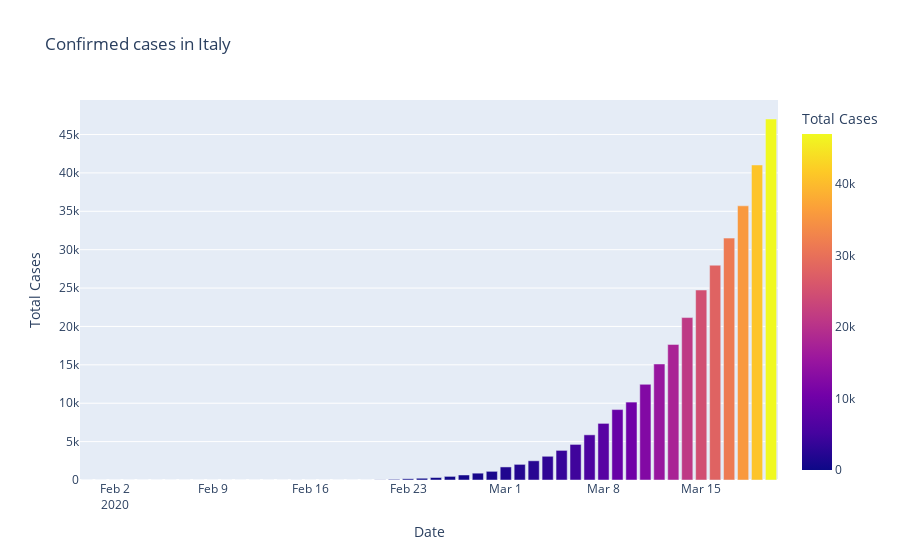

Notebook cell for this chart:
### Code cell
fig= px.bar(db_italy, x= 'Date', y= 'Total Cases', color= 'Total Cases', title= 'Confirmed cases in Italy')
fig.show()

### Figure 1 — Plotly figure (JSON) as saved in the notebook; plotly's stock layout.template omitted (floating-point values rounded to 4 significant figures)
{"data": [{"alignmentgroup": "True", "hovertemplate": "Date=%{x}<br>Total Cases=%{marker.color}<extra></extra>", "legendgroup": "", "marker": {"color": [2, 2, 2, 2, 2, 2, 3, 3, 3, 3, 3, 3, 3, 3, 3, 3, 3, 3, 3, 3, 3, 3, 20, 79, 157, 229, 323, 470, 655, 889, 1128, 1701, 2036, 2502, 3089, 3858, 4636, 5883, 7375, 9172, 10149, 12462, 15113, 17660, 21157, 24747, 27980, 31506, 35713, 41035, 47021], "coloraxis": "coloraxis"}, "name": "", "offsetgroup": "", "orientation": "v", "showlegend": false, "textposition": "auto", "type": "bar", "x": ["2020-01-31T00:00:00", "2020-02-01T00:00:00", "2020-02-02T00:00:00", "2020-02-03T00:00:00", "2020-02-04T00:00:00", "2020-02-05T00:00:00", "2020-02-06T00:00:00", "2020-02-07T00:00:00", "2020-02-08T00:00:00", "2020-02-09T00:00:00", "2020-02-10T00:00:00", "2020-02-11T00:00:00", "2020-02-12T00:00:00", "2020-02-13T00:00:00", "2020-02-14T00:00:00", "2020-02-15T00:00:00", "2020-02-15T00:00:00", "2020-02-16T00:00:00", "2020-02-17T00:00:00", "2020-02-18T00:00:00", "2020-02-19T00:00:00", "2020-02-20T00:00:00", "2020-02-21T00:00:00", "2020-02-22T00:00:00", "2020-02-23T00:00:00", "2020-02-24T00:00:00", "2020-02-25T00:00:00", "2020-02-26T00:00:00", "2020-02-27T00:00:00", "2020-02-28T00:00:00", "2020-02-29T00:00:00", "2020-03-01T00:00:00", "2020-03-02T00:00:00", "2020-03-03T00:00:00", "2020-03-04T00:00:00", "2020-03-05T00:00:00", "2020-03-06T00:00:00", "2020-03-07T00:00:00", "2020-03-08T00:00:00", "2020-03-09T00:00:00", "2020-03-10T00:00:00", "2020-03-11T00:00:00", "2020-03-12T00:00:00", "2020-03-13T00:00:00", "2020-03-14T00:00:00", "2020-03-15T00:00:00", "2020-03-16T00:00:00", "2020-03-17T00:00:00", "2020-03-18T00:00:00", "2020-03-19T00:00:00", "2020-03-20T00:00:00"], "xaxis": "x", "y": [2, 2, 2, 2, 2, 2, 3, 3, 3, 3, 3, 3, 3, 3, 3, 3, 3, 3, 3, 3, 3, 3, 20, 79, 157, 229, 323, 470, 655, 889, 1128, 1701, 2036, 2502, 3089, 3858, 4636, 5883, 7375, 9172, 10149, 12462, 15113, 17660, 21157, 24747, 27980, 31506, 35713, 41035, 47021], "yaxis": "y"}], "layout": {"barmode": "relative", "coloraxis": {"colorbar": {"title": {"text": "Total Cases"}}, "colorscale": [[0, "#0d0887"], [0.1111, "#46039f"], [0.2222, "#7201a8"], [0.3333, "#9c179e"], [0.4444, "#bd3786"], [0.5556, "#d8576b"], [0.6667, "#ed7953"], [0.7778, "#fb9f3a"], [0.8889, "#fdca26"], [1, "#f0f921"]]}, "legend": {"tracegroupgap": 0}, "title": {"text": "Confirmed cases in Italy"}, "xaxis": {"anchor": "y", "domain": [0, 1], "title": {"text": "Date"}}, "yaxis": {"anchor": "x", "domain": [0, 1], "title": {"text": "Total Cases"}}}}
